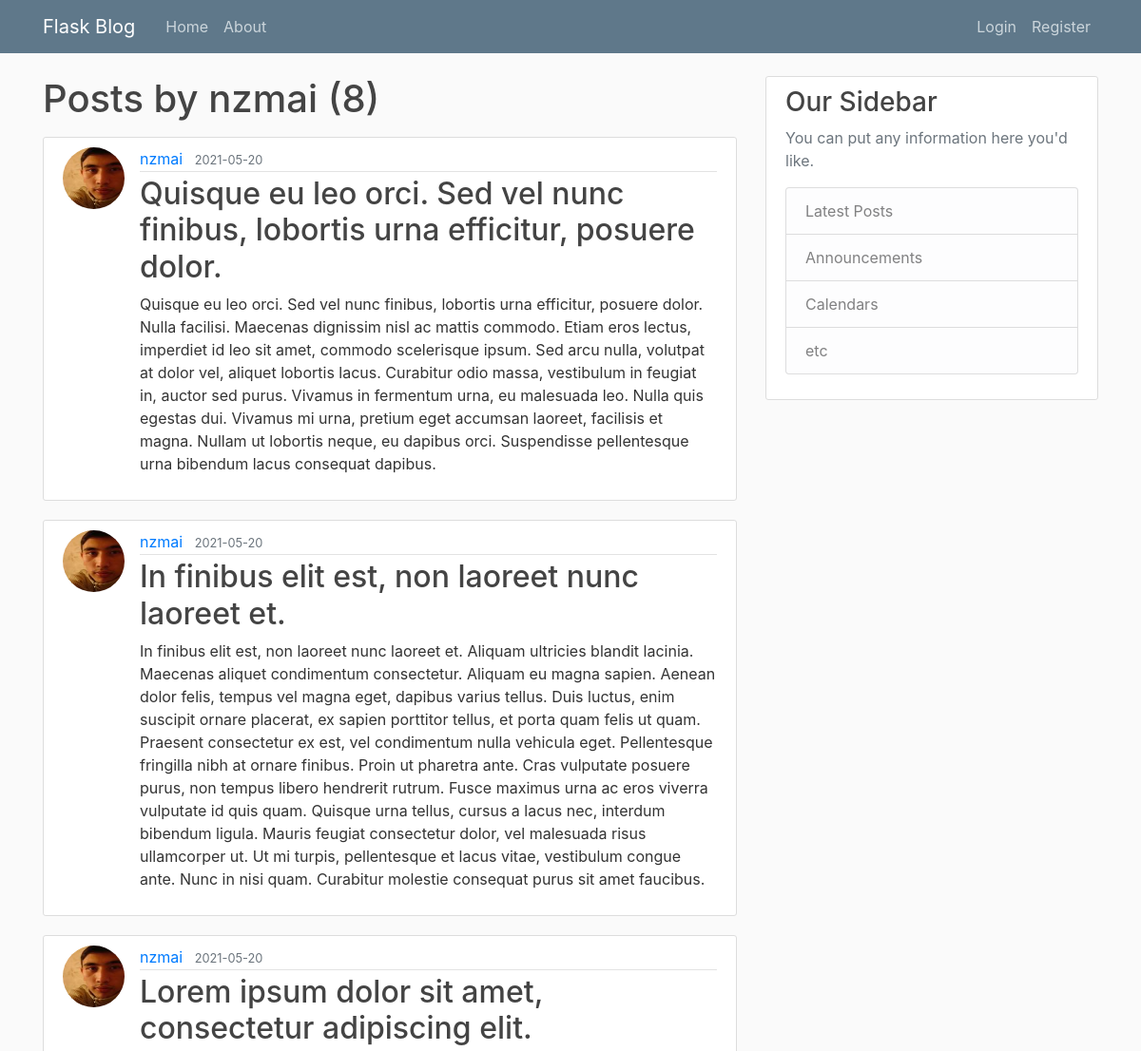
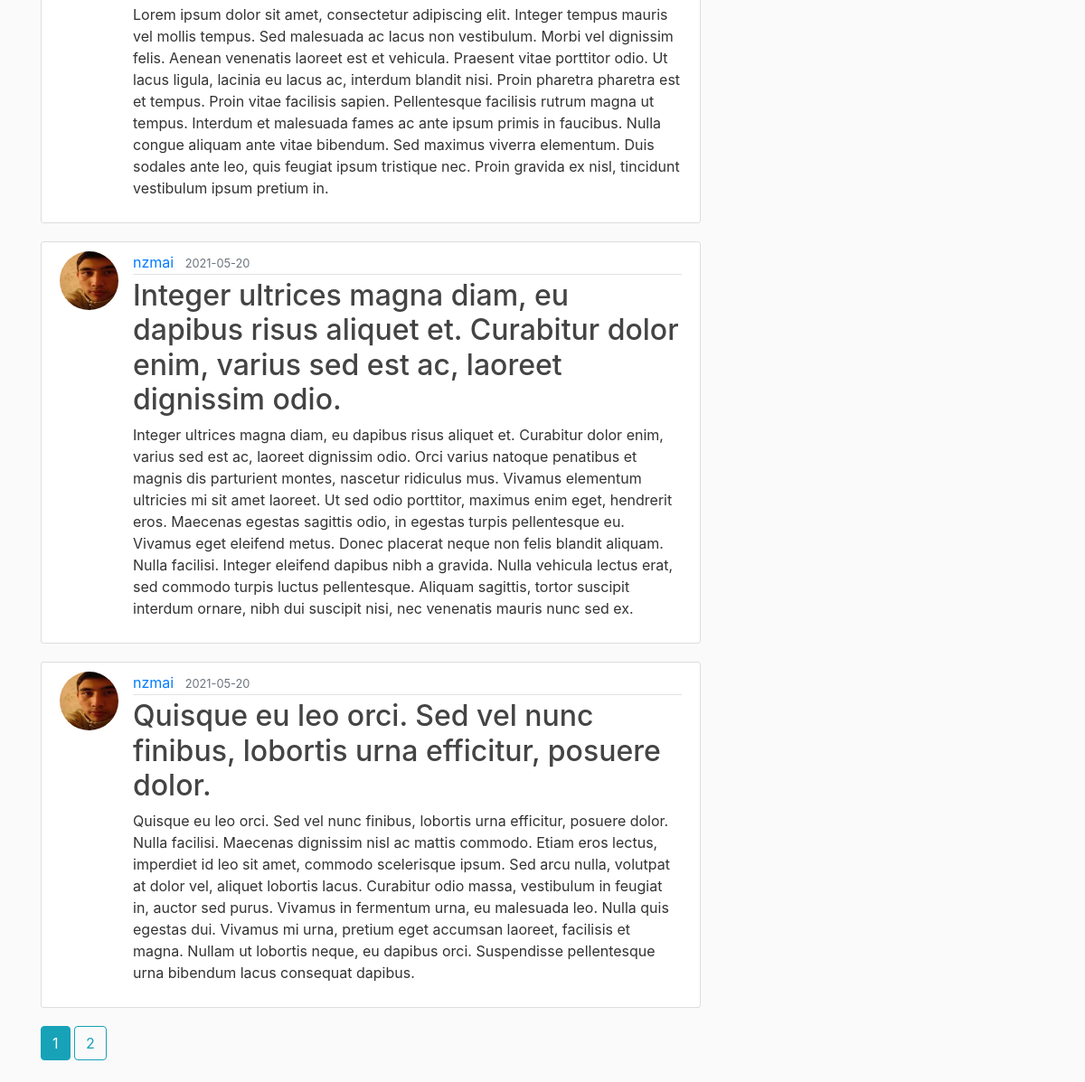
The app's page /user/nzmai with its own data (2 pictures, top to bottom).
### flaskblog/models.py (models this page shows, shortened)
class User(db.Model, UserMixin):
    id = db.Column(db.Integer, primary_key=True)
    username = db.Column(db.String(20), unique=True, nullable=False)
    email = db.Column(db.String(120), unique=True, nullable=False)
    image_file = db.Column(db.String(20), nullable=False, default='default.jpg')
    password = db.Column(db.String(60), nullable=False)
    posts = db.relationship('Post', backref='author', lazy=True)

class Post(db.Model):
    id = db.Column(db.Integer, primary_key=True)
    title = db.Column(db.String(100), nullable=False)
    date_posted = db.Column(db.DateTime, nullable=False, default=datetime.utcnow)
    content = db.Column(db.Text, nullable=False)
    user_id = db.Column(db.Integer, db.ForeignKey('user.id'), nullable=False)

### flaskblog/routes.py (the view)
@app.route("/user/<string:username>")
def user_posts(username):
    page = request.args.get('page', 1, type=int)
    user = User.query.filter_by(username=username).first_or_404()
    posts = Post.query.filter_by(author=user)\
        .order_by(Post.date_posted.desc())\
        .paginate(page=page, per_page=5)
    return render_template('user_posts.html', posts=posts, user=user)

### flaskblog/templates/user_posts.html
{% extends "layout.html" %}
{% block content %}
<h1 class="mb-3">Posts by {{ user.username }} ({{ posts.total }})</h1>
{% for post in posts.items %}
<article class="media content-section">
    <img class="rounded-circle article-img" src="{{url_for('static', filename='profile_pics/' + post.author.image_file) }}">
    <div class="media-body">
        <div class="article-metadata">
            <a class="mr-2" href="{{url_for('user_posts', username=post.author.username)}}">{{ post.author.username }}</a>
            <small class="text-muted">{{ post.date_posted.strftime('%Y-%m-%d') }}</small>
        </div>
        <h2><a class="article-title" href="{{ url_for('post', post_id=post.id )}}">{{ post.title }}</a></h2>
        <p class="article-content">{{ post.content }}</p>
    </div>
</article>
{% endfor %}
{% for page_num in posts.iter_pages(left_edge=1, right_edge=1, left_current=1, right_current=2 ) %}
    {% if page_num %}
        {% if posts.page == page_num %}
        <a class="btn btn-info mb-4" href="{{ url_for('user_posts', username=user.username, page=page_num) }}" >{{page_num}}</a>
        {% else %}
        <a class="btn btn-outline-info mb-4" href="{{ url_for('user_posts', username=user.username, page=page_num) }}" >{{page_num}}</a>
        {% endif %}
    {% else %}
    ...
    {% endif %}
{% endfor %}
{% endblock content%}

### flaskblog/static/main.css (style rules this page uses)
body { background: #fafafa; color: #333333; margin-top: 5rem; }
h1, h2, h3, h4, h5, h6 { color: #444444; }
.content-section { background: #ffffff; padding: 10px 20px; border: 1px solid #dddddd; border-radius: 3px; margin-bottom: 20px; }
.article-title { color: #444444; }
.article-content { white-space: pre-line; }
.article-img { height: 65px; width: 65px; margin-right: 16px; }
.article-metadata { padding-bottom: 1px; margin-bottom: 4px; border-bottom: 1px solid #e3e3e3 }

### records on screen
User: username "nzmai"
Post: image_file (picture), author.username "nzmai", date_posted "2021-05-20", title "Quisque eu leo orci. Sed vel nunc finibus, lobortis urna efficitur, posuere dolor.", content "Quisque eu leo orci. Sed vel nunc finibus, lobortis urna efficitur, posuere dolor. Nulla facilisi. Maecenas dignissim nisl ac mattis commodo. Etiam eros lectus, imperdiet id leo sit amet, commodo scelerisque ipsum. Sed arcu nulla, volutpat at dolor vel, aliquet lobortis lacus. Curabitur odio massa, vestibulum in feugiat in, auctor sed purus. Vivamus in fermentum urna, eu malesuada leo. Nulla quis egestas dui. Vivamus mi urna, pretium eget accumsan laoreet, facilisis et magna. Nullam ut lobortis neque, eu dapibus orci. Suspendisse pellentesque urna bibendum lacus consequat dapibus."
Post: image_file (picture), author.username "nzmai", date_posted "2021-05-20", title "In finibus elit est, non laoreet nunc laoreet et.", content "In finibus elit est, non laoreet nunc laoreet et. Aliquam ultricies blandit lacinia. Maecenas aliquet condimentum consectetur. Aliquam eu magna sapien. Aenean dolor felis, tempus vel magna eget, dapibus varius tellus. Duis luctus, enim suscipit ornare placerat, ex sapien porttitor tellus, et porta quam felis ut quam. Praesent consectetur ex est, vel condimentum nulla vehicula eget. Pellentesque fringilla nibh at ornare finibus. Proin ut pharetra ante. Cras vulputate posuere purus, non tempus libero hendrerit rutrum. Fusce maximus urna ac eros viverra vulputate id quis quam. Quisque urna tellus, cursus a lacus nec, interdum bibendum ligula. Mauris feugiat consectetur dolor, vel malesuada…"
Post: image_file (picture), author.username "nzmai", date_posted "2021-05-20", title "Lorem ipsum dolor sit amet, consectetur adipiscing elit.", content "Lorem ipsum dolor sit amet, consectetur adipiscing elit. Integer tempus mauris vel mollis tempus. Sed malesuada ac lacus non vestibulum. Morbi vel dignissim felis. Aenean venenatis laoreet est et vehicula. Praesent vitae porttitor odio. Ut lacus ligula, lacinia eu lacus ac, interdum blandit nisi. Proin pharetra pharetra est et tempus. Proin vitae facilisis sapien. Pellentesque facilisis rutrum magna ut tempus. Interdum et malesuada fames ac ante ipsum primis in faucibus. Nulla congue aliquam ante vitae bibendum. Sed maximus viverra elementum. Duis sodales ante leo, quis feugiat ipsum tristique nec. Proin gravida ex nisl, tincidunt vestibulum ipsum pretium in."
Post: image_file (picture), author.username "nzmai", date_posted "2021-05-20", title "Integer ultrices magna diam, eu dapibus risus aliquet et. Curabitur dolor enim, varius sed est ac, laoreet dignissim odio.", content "Integer ultrices magna diam, eu dapibus risus aliquet et. Curabitur dolor enim, varius sed est ac, laoreet dignissim odio. Orci varius natoque penatibus et magnis dis parturient montes, nascetur ridiculus mus. Vivamus elementum ultricies mi sit amet laoreet. Ut sed odio porttitor, maximus enim eget, hendrerit eros. Maecenas egestas sagittis odio, in egestas turpis pellentesque eu. Vivamus eget eleifend metus. Donec placerat neque non felis blandit aliquam. Nulla facilisi. Integer eleifend dapibus nibh a gravida. Nulla vehicula lectus erat, sed commodo turpis luctus pellentesque. Aliquam sagittis, tortor suscipit interdum ornare, nibh dui suscipit nisi, nec venenatis mauris nunc sed ex."
Post: image_file (picture), author.username "nzmai", date_posted "2021-05-20", title "Quisque eu leo orci. Sed vel nunc finibus, lobortis urna efficitur, posuere dolor.", content "Quisque eu leo orci. Sed vel nunc finibus, lobortis urna efficitur, posuere dolor. Nulla facilisi. Maecenas dignissim nisl ac mattis commodo. Etiam eros lectus, imperdiet id leo sit amet, commodo scelerisque ipsum. Sed arcu nulla, volutpat at dolor vel, aliquet lobortis lacus. Curabitur odio massa, vestibulum in feugiat in, auctor sed purus. Vivamus in fermentum urna, eu malesuada leo. Nulla quis egestas dui. Vivamus mi urna, pretium eget accumsan laoreet, facilisis et magna. Nullam ut lobortis neque, eu dapibus orci. Suspendisse pellentesque urna bibendum lacus consequat dapibus."

### other values on screen
{{ posts.total }} "8"
{{ page_num }} "1"
{{ page_num }} "2"
